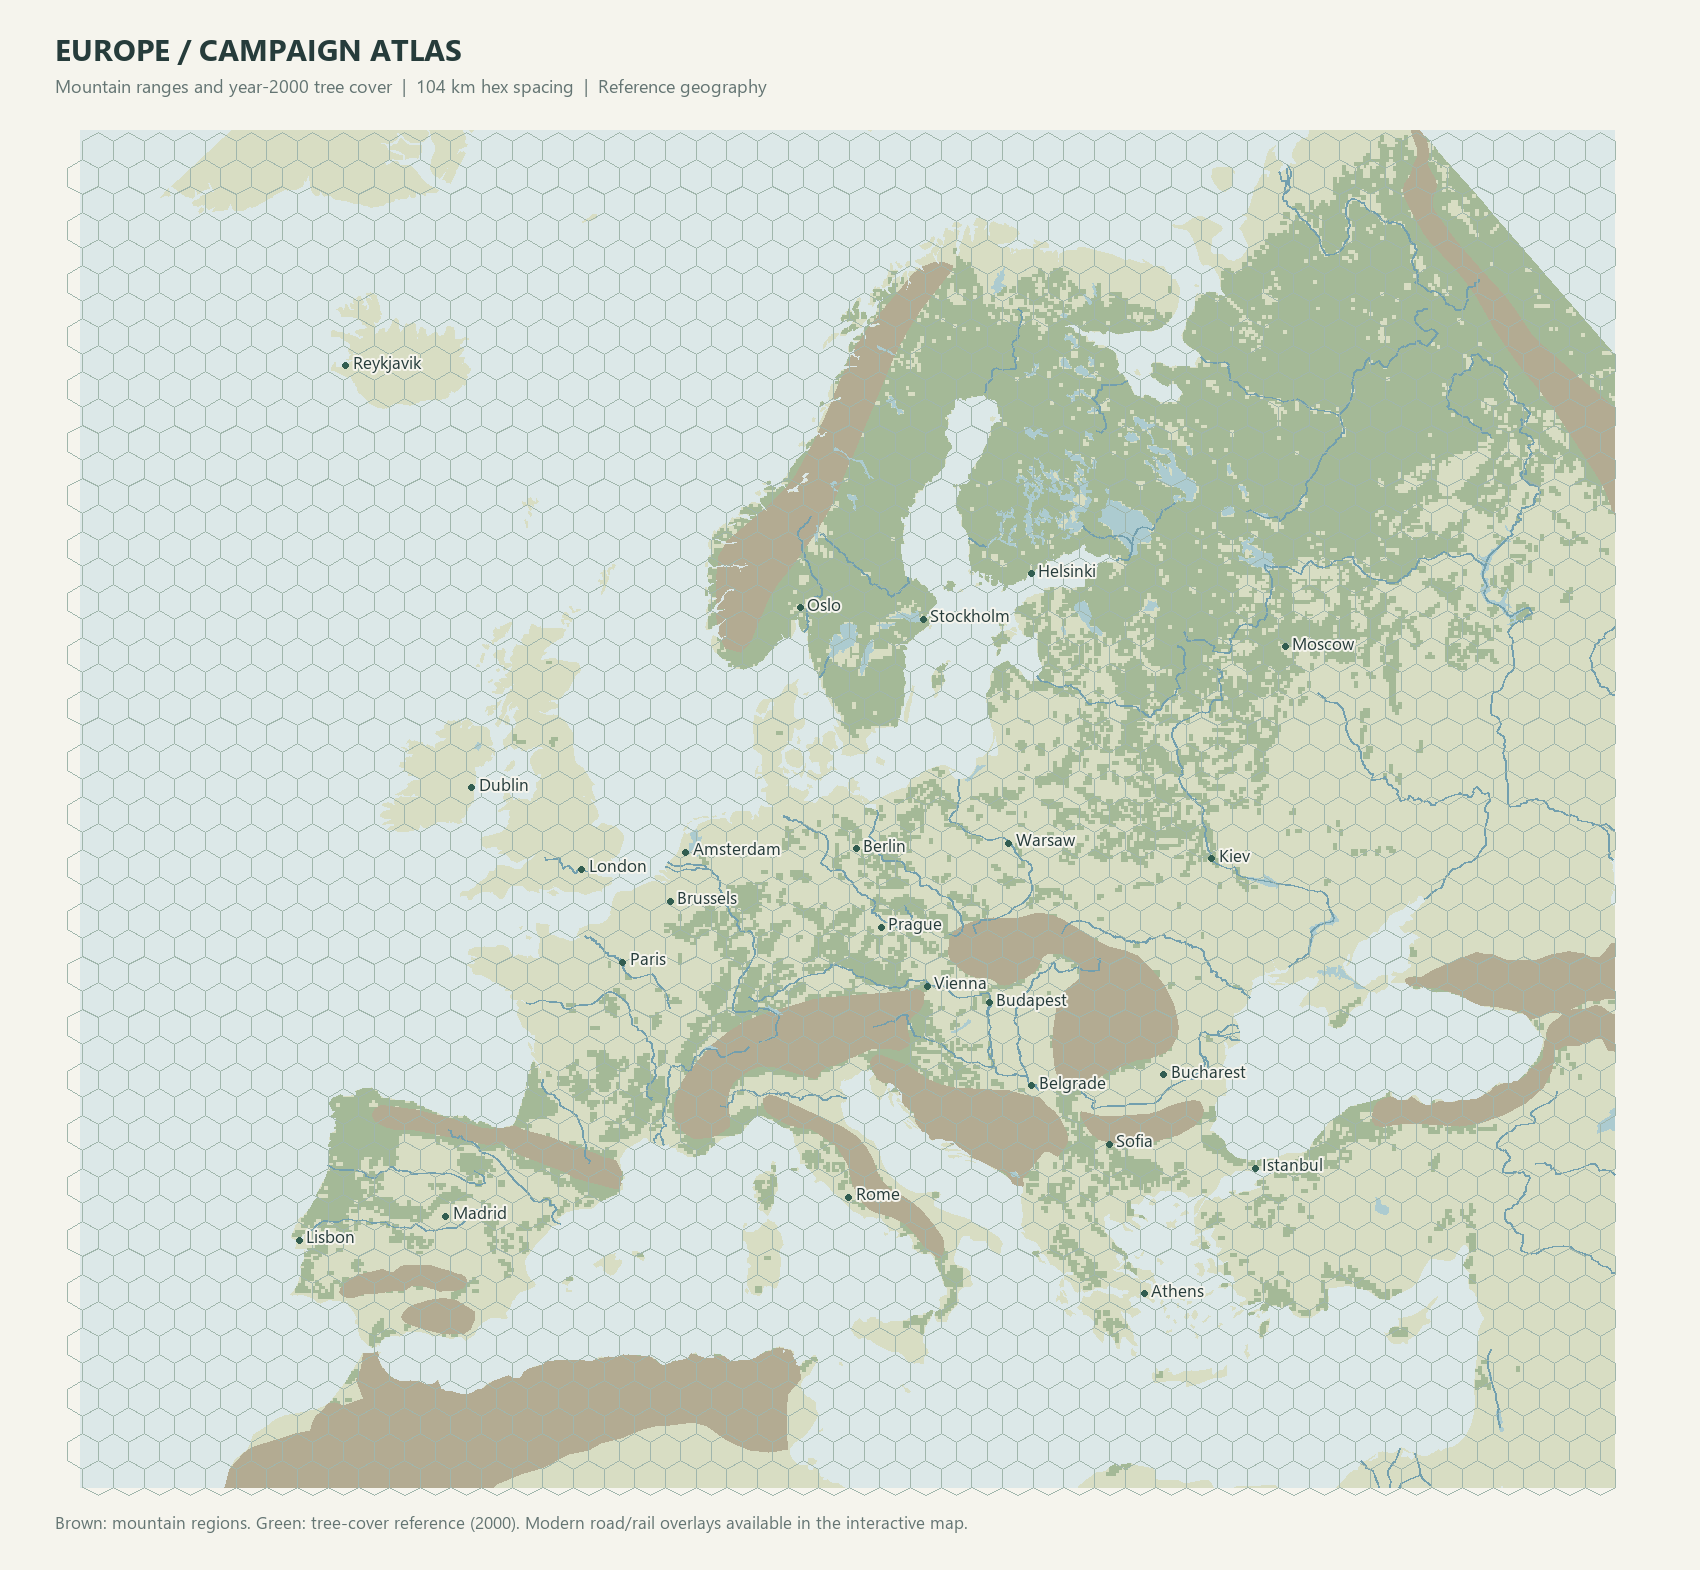

Recreate this plot in Python.
"""Static geographic preview, independent of the browser viewer."""
import json
from pathlib import Path
from PIL import Image, ImageDraw, ImageFont
ROOT=Path(__file__).resolve().parent
data=json.loads((ROOT/"map.json").read_text())
im=Image.new("RGB",(1700,1570),"#f5f4ed"); d=ImageDraw.Draw(im)
def font(size,bold=False):
    return ImageFont.truetype("C:/Windows/Fonts/"+("segoeuib.ttf" if bold else "segoeui.ttf"),size)
d.text((55,28),"EUROPE / CAMPAIGN ATLAS",font=font(30,True),fill="#263c3b")
d.text((55,73),"Mountain ranges and year-2000 tree cover  |  104 km hex spacing  |  Reference geography",font=font(18),fill="#647573")
scale=.295
def xy(p): return ((p[0]+2400)*scale+80,(p[1]+2500)*scale+130)
d.rectangle((80,130,1614,1487),fill="#dce8e8")
def drawgeom(g,layer):
    typ=g["type"]; coords=g.get("coordinates")
    if typ=="GeometryCollection":
        for child in g["geometries"]: drawgeom(child,layer)
    elif typ=="MultiPolygon":
        for poly in coords: drawgeom({"type":"Polygon","coordinates":poly},layer)
    elif typ=="Polygon":
        color={"land":"#d8ddc3","lakes":"#accbd0","forest":"#a4b997","mountains":"#b3ab92"}[layer]
        d.polygon([xy(p) for p in coords[0]],fill=color)
        for ring in coords[1:]:d.polygon([xy(p) for p in ring],fill="#dce8e8" if layer=="land" else "#d8ddc3")
    elif typ=="MultiLineString":
        for line in coords:drawgeom({"type":"LineString","coordinates":line},layer)
    elif typ=="LineString":d.line([xy(p) for p in coords],fill="#729fae",width=2)
order={"land":0,"forest":1,"mountains":2,"lakes":3,"rivers":4}
for f in sorted([f for f in data["features"] if f["properties"]["layer"] in order],key=lambda f:order[f["properties"]["layer"]]):drawgeom(f["geometry"],f["properties"]["layer"])
for c in data["cells"]:
    pts=[xy(p) for p in c["vertices"]];d.line(pts+[pts[0]],fill="#a0b6ac",width=1)
for c in data["cities"]:
    x,y=xy([c["x"],c["y"]]); d.ellipse((x-3,y-3,x+3,y+3),fill="#315d50")
    d.text((x+7,y-16),c["name"],font=font(17),fill="#263c3b",stroke_width=2,stroke_fill="#f5f4ed")
d.text((55,1510),"Brown: mountain regions. Green: tree-cover reference (2000). Modern road/rail overlays available in the interactive map.",font=font(17),fill="#647573")
im.save(ROOT/"preview.png")
